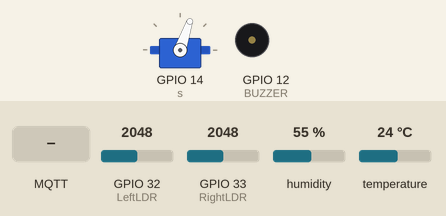
Simulated run of this sketch. Board: ESP32. On the bench: servo, buzzer (waves = sounding). Inputs (shaded band) come from the test bench; at power-on: GPIO 33 (RightLDR) = 2048, GPIO 32 (LeftLDR) = 2048, humidity 55 %, temperature 24 °C. WiFi joins after 1.5 s; servers stay silent unless stated; network time is answered at once with the bench clock; the local clock reads 2024-03-15 10:24:30 at power-on unless the sketch sets it; no MQTT or app messages arrive unless stated; what the sketch prints to the serial monitor is not drawn.

Above: at 2.7 s.
2.8 s: MQTT message "1" arrives on the first subscribed topic
At 4.6 s:
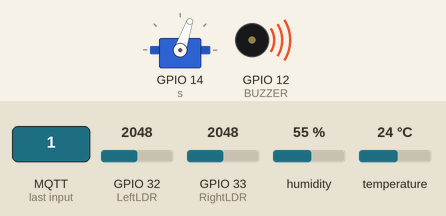
5.2 s: GPIO 33 (RightLDR) set to 2094
At 7.8 s:
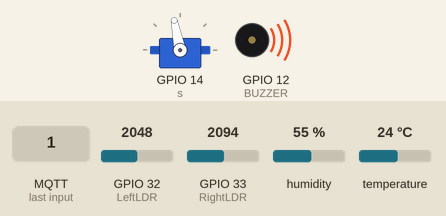
8.3 s: GPIO 32 (LeftLDR) set to 1228
At 11.9 s:
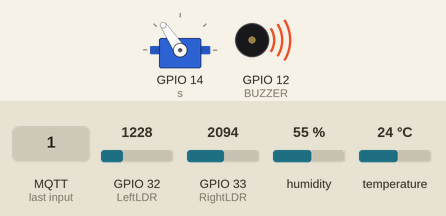
12.6 s: MQTT message "ADMIN-MAIN-ON-OFF" arrives on the first subscribed topic
At 14.9 s:
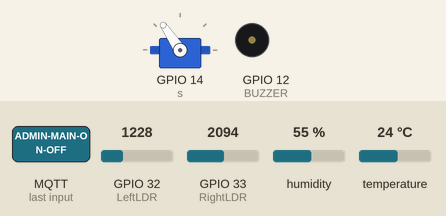
15.8 s: GPIO 32 (LeftLDR) set to 140
At 18.1 s:
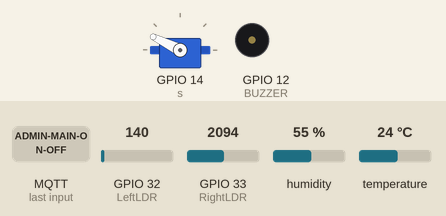
18.9 s: MQTT message "ADMIN-MAIN-ON-OFF" arrives on the second subscribed topic
At 22.2 s:
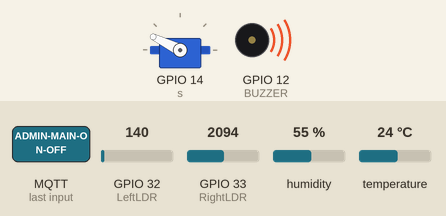
Timing chart, 0 to 23.7 s (numbered marks = the images above; inputs shaded):
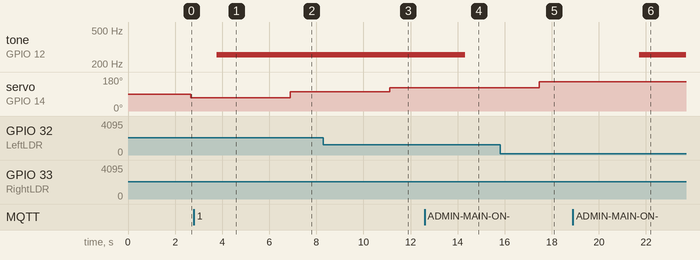

Measured:
- the behaviour switches between 2048 and 2049 on GPIO 33 (RightLDR) (found by bisection; images 1 and 2)
- after the input at 2.8 s, tone on GPIO 12 (BUZZER): silent → 256 Hz after 0.97 s
- after the input at 5.2 s, servo on GPIO 14 (s): 71° → 101° after 1.7 s
- after the input at 8.3 s, servo on GPIO 14 (s): 101° → 124° after 2.8 s
- after the input at 12.6 s, tone on GPIO 12 (BUZZER): 256 Hz → silent after 1.7 s
- after the input at 15.8 s, servo on GPIO 14 (s): 124° → 154° after 1.7 s
- after the input at 18.9 s, tone on GPIO 12 (BUZZER): silent → 256 Hz after 2.8 s

The sketch:

esp32-arduino.ino
```cpp
#include <WiFi.h>
#include <PubSubClient.h>
#include "DHTesp.h"
#include <NTPClient.h>
#include <WiFiUdp.h>
#include<ESP32Servo.h>

Servo s;
int p =0;
#define DHT_PIN 15
#define BUZZER 12
#define LeftLDR 32
#define RightLDR 33
float intensity; //Store the max intensity 0 - 1
int LDR1; //LDR 1 intensity
int LDR2; //LDR 2 intensity
int minimumAngle = 30; //Default minimum angle
float controlFactor =0.75; //Default control factor
float intensityVal; //LUX intensity value
float D; //D value
float motorAngle; //motor angle
String maxLDR; //LDR with most intensity
int maxLDRVal; //Most intesity LDR value
float leftIntensity; //Left LDR intensity
float rightIntensity; //Right LDR intensity

char LDRLEFTValue[6];
char LDRRIGHTValue[6];
char intensityValue[6];
char tempAr[6];

WiFiClient espClient;
PubSubClient mqttClient(espClient);

WiFiUDP ntpUDP;
NTPClient timeClient(ntpUDP);


DHTesp dhtSensor;

bool isScheduledON = false;
unsigned long scheduledOnTime;


void setup() {
  Serial.begin(115200);
  pinMode(32,INPUT);
  pinMode(33,INPUT);

  s.attach(14);

  setupWifi();

  setupMqtt();

  dhtSensor.setup(DHT_PIN, DHTesp::DHT22);

  timeClient.begin();
  timeClient.setTimeOffset(5.5*3600);

  pinMode(BUZZER, OUTPUT);
  digitalWrite(BUZZER, LOW);
}

void loop(){
  LDR1 = analogRead(LeftLDR);
  LDR2 = analogRead(RightLDR);

  findMaxLDR(LDR1,LDR2);
  findIntensity(maxLDRVal);
  calculateLDRIntensity(LDR1,LDR2);

  delay(100);
  if (!mqttClient.connected()) {
    connectToBroker();
  }
  mqttClient.loop();

  String(leftIntensity).toCharArray(LDRLEFTValue, 6);
  mqttClient.publish("LDR-LEFT", LDRLEFTValue);
  String(rightIntensity).toCharArray(LDRRIGHTValue, 6);
  mqttClient.publish("LDR-RIGHT", LDRRIGHTValue);

  String(intensity).toCharArray(intensityValue, 6);
  mqttClient.publish("INTENSITY", intensityValue);
  delay(1000);

  updateTemperature();

  //Serial.println(tempAr);
  mqttClient.publish("ADMIN-TEMP", tempAr);

  checkSchedule();

  //Find the motor angle
  findMotorAngle(minimumAngle,controlFactor,maxLDR,intensity);
  s.write(motorAngle);
  delay(1000);
}


void buzzerOn(bool on){
  if(on){
    tone(BUZZER, 256);
  }else{
    noTone(BUZZER);
  }
}

void setupMqtt(){
  mqttClient.setServer("test.mosquitto.org", 1883);
  mqttClient.setCallback(receiveCallback);
}

void receiveCallback(char* topic, byte* payload, unsigned int length) {
  Serial.print("Message arrived [");
  Serial.print(topic);
  Serial.print("]");

  char payloadCharAr[length];

  for(int i = 0; i < length; i++){
    Serial.print((char)payload[i]);
    payloadCharAr[i] = (char)payload[i];
  }
  Serial.println();

  if (strcmp(topic, "ADMIN-MAIN-ON-OFF") == 0) {
    buzzerOn(payloadCharAr[0] == '1');
  }
  else if(strcmp(topic, "ADMIN-SCH-ON") == 0){
    if (payloadCharAr[0] == 'N') {
      isScheduledON = false;
    }else{
      isScheduledON = true;
      scheduledOnTime = atol(payloadCharAr);
    }
  }
  else if(strcmp(topic, "MINIMUM-ANGLE") == 0){
    minimumAngle = atoi(payloadCharAr);

  }
  else if(strcmp(topic, "CONTROLLER-VALUE") == 0){
    controlFactor = atof(payloadCharAr);

  }

  else if(strcmp(topic, "INTENSITY-VALUE") == 0){
    intensityVal = atof(payloadCharAr);

  }
}

void connectToBroker(){
  while (!mqttClient.connected()) {
    Serial.print("Attempting MQTT connection...");
    if (mqttClient.connect("ESP32-2323232323")) {
      Serial.print("connected");
      mqttClient.subscribe("ADMIN-MAIN-ON-OFF");
      mqttClient.subscribe("ADMIN-SCH-ON");
      mqttClient.subscribe("MINIMUM-ANGLE");
      mqttClient.subscribe("CONTROLLER-VALUE");
      mqttClient.subscribe("INTENSITY-VALUE");
    }
    else{
      Serial.print("failed");
      Serial.print(mqttClient.state());
      delay(5000);
    }
  }
}

void updateTemperature(){
  TempAndHumidity data = dhtSensor.getTempAndHumidity();
  String(data.temperature, 2).toCharArray(tempAr, 6);
}

void setupWifi() {
  Serial.println();
  Serial.println("Connecting to ");
  Serial.println("Wokwi-GUEST");
  WiFi.begin("Wokwi-GUEST", "");

  while (WiFi.status() != WL_CONNECTED) {
    delay(500);
    Serial.print(".");
  }

  Serial.println("WiFi connected");
  Serial.println("IP address: ");
  Serial.println(WiFi.localIP());
}

unsigned long getTime() {
  timeClient.update();
  return timeClient.getEpochTime();
}

void checkSchedule() {
  if (isScheduledON) {
    unsigned long currentTime = getTime();
    if (currentTime > scheduledOnTime){
      buzzerOn(true);
      isScheduledON=false;
      mqttClient.publish("ADMIN-MAIN-ON-OFF", "1");
      mqttClient.publish("SCH-ESP-ON","0");
      Serial.println("Scheduled ON");
    }
  }
}

//find which ldr has the maximum value
void findMaxLDR(int LDR1, int LDR2){
  if(LDR1<LDR2){
    maxLDR = "left";
    maxLDRVal = LDR1;
  }
  else{
    maxLDR = "right";
    maxLDRVal = LDR2;
  }
}

//find the motor angle
void findMotorAngle(int offset, float factor, String LDR, float intensity){
  if(LDR == "left"){
    D = 1.5;
  }else{
    D = 0.5;
  }

  float value = (offset*D) + ((180-offset)*intensity*factor);

  if(value<180){
    motorAngle =  value;
  }else{
    motorAngle = 180;
  }

}

//calculate intensity
void findIntensity(int LDRVal){
  intensity = map(LDRVal, 4063, 32, 0, 1023) / 1023.0;

}

//Calculate each LDR intensity
void calculateLDRIntensity(int LDR1, int LDR2){
  leftIntensity = map(LDR1, 4063, 32, 0, 1023) / 1023.0; // Mapping to 0-1023 range first, then converting to float
  rightIntensity = map(LDR2, 4063, 32, 0, 1023) / 1023.0;

}
```
